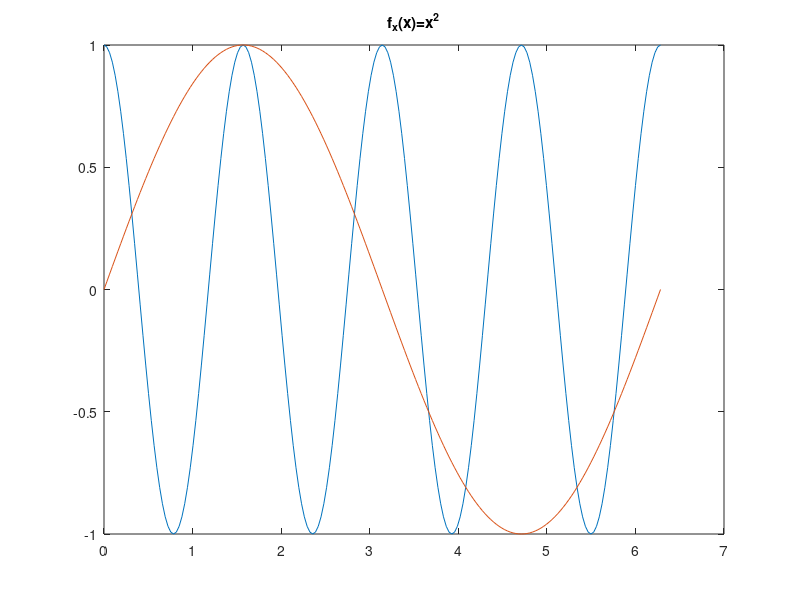

This chart was generated by the following MATLAB code:
x=[0:2:18];
y=[0.0,0.33,4.13,6.29,6.85,11.19,13.96,16.33,18.17];
 
x=0:pi/100:2*pi;
y1=cos(x*4);
plot(x,y1);

hold on
y2=sin(x);
plot(x,y2); %plot(x,y1,x,y2) şeklindede yazılabiliyor ayrı yazmak yerine


% U=[y1,y2,y3,y4];
% plot(x,U);
% Error using plot
% Vectors must be the same length.
% 
% plot(peaks(100));
% x
% Unrecognized function or variable 'x'.
% 
% x=[0:2:18];
% y=[0.0,0.33,4.13,6.29,6.85,11.19,13.96,16.33,18.17];
% title("Deney");
% xlabel("Time,sec");
% ylabel("Fahreneit"); plot(x,y);
% Error using plot
% Vectors must be the same length.
% 
% x=0:pi/100:2*pi;
% y1=cos(x*4);
% plot(x,y1);
% hold on
% y2=sin(x);
% plot(x,y2);
% cizim
% z=[1]
% 
% z =
% 
%      1
% 
% z=[1,5,3,2];
% plot(z)
% y1=cos(x)*2;
% y2=cos(x)*3;
% y3=cos(x)*4;
% y4=cos(x)*5;
% X=[0:6];
%  y1=cos(x)*2;
% y2=cos(x)*3;
% y3=cos(x)*4;
% y4=cos(x)*5;
% plot(x,y1,x,y2,x,y3,x,y4);
% Z=[y1;y2;y3;y4];
% plot(x,Z);
% U=[y1,y2,y3y4];
% Unrecognized function or variable 'y3y4'.
% 
% U=[y1,y2,y3,y4];
% plot(x,U);
% Error using plot
% Vectors must be the same length.
% 
% plot(peaks(100));
% x=[0:pi./100:2*pi];
% y=sin(x);
% plor(x,y,':ok')
% Unrecognized function or variable 'plor'.
% 
% Did you mean:
% plot(x,y,':ok')
% x=[1:10];
% y=[58.5,63.8,64.2,67.3,71.5,88.3,90.1,90.6,89.5,90.4];
% plot(x,y,':ok')
% plot(x,y,':ok',x,y*2,'--xr',x,y/2,'-b');
% axis([0,11,0,200])
% axis([0,50,0,200])
% legend("line1","line2","line3")
% Warning: Ignoring extra legend entries. 
% > In legend>process_inputs (line 592)
% In legend>make_legend (line 319)
% In legend (line 263) 
% test(1,100,"Label plots with the text command")
title("\alpha\beta\gamma");
title("f_{x}(x)=x^{2}"); %f_x=x^2; yarayıro
